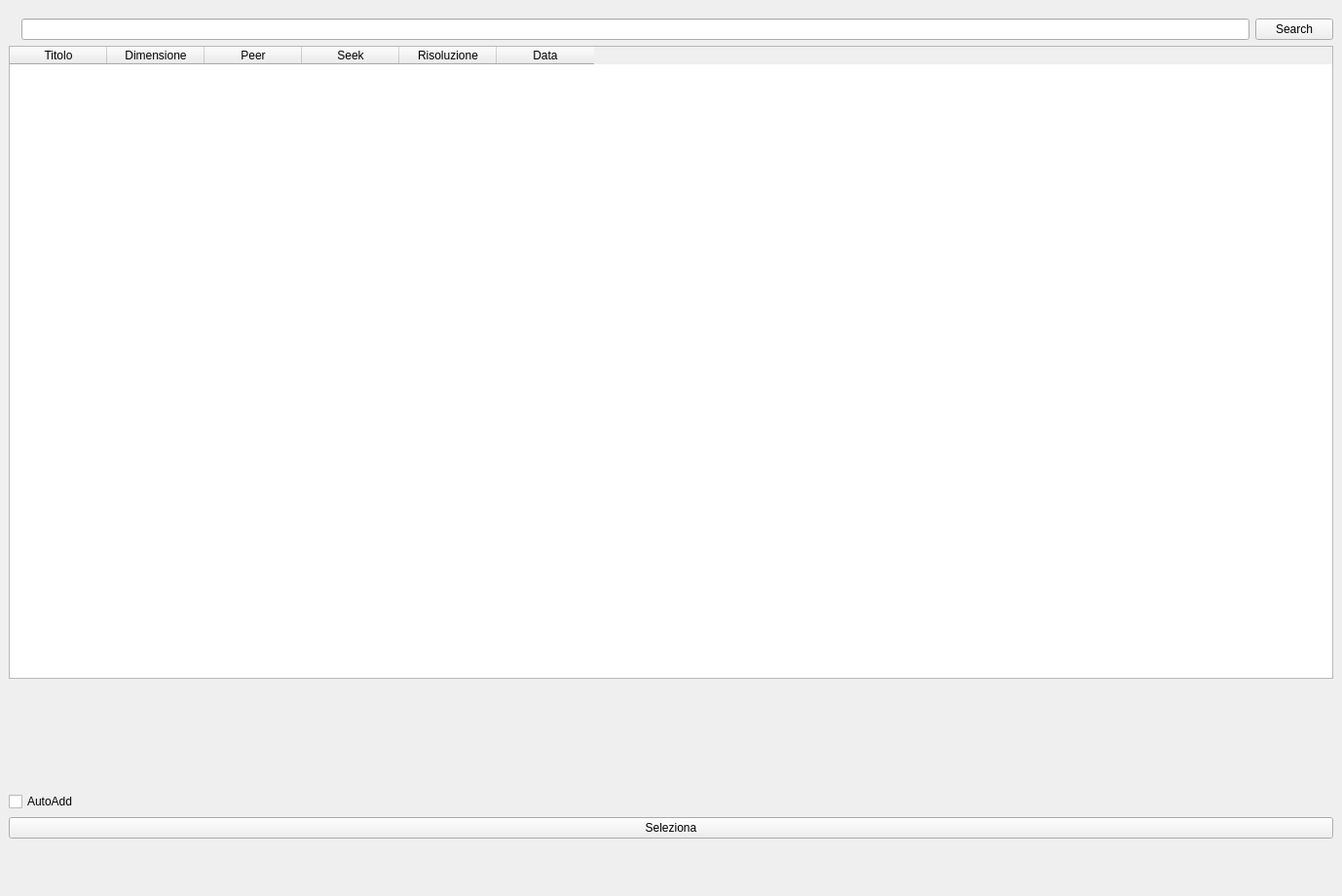
<?xml version="1.0" encoding="UTF-8"?>
<ui version="4.0">
 <class>install_window</class>
 <widget class="QMainWindow" name="install_window">
  <property name="enabled">
   <bool>true</bool>
  </property>
  <property name="geometry">
   <rect>
    <x>0</x>
    <y>0</y>
    <width>1378</width>
    <height>920</height>
   </rect>
  </property>
  <property name="minimumSize">
   <size>
    <width>300</width>
    <height>160</height>
   </size>
  </property>
  <property name="windowTitle">
   <string>MainWindow</string>
  </property>
  <property name="styleSheet">
   <string notr="true"/>
  </property>
  <widget class="QWidget" name="centralwidget">
   <layout class="QHBoxLayout" name="horizontalLayout_2">
    <item>
     <layout class="QVBoxLayout" name="verticalLayout">
      <property name="topMargin">
       <number>10</number>
      </property>
      <property name="rightMargin">
       <number>0</number>
      </property>
      <item>
       <layout class="QHBoxLayout" name="horizontalLayout">
        <property name="bottomMargin">
         <number>0</number>
        </property>
        <item>
         <layout class="QVBoxLayout" name="verticalLayout_2">
          <property name="rightMargin">
           <number>0</number>
          </property>
          <property name="bottomMargin">
           <number>0</number>
          </property>
          <item>
           <widget class="QLabel" name="logo">
            <property name="maximumSize">
             <size>
              <width>100</width>
              <height>100</height>
             </size>
            </property>
            <property name="text">
             <string/>
            </property>
            <property name="pixmap">
             <pixmap>nyaa_logo.png</pixmap>
            </property>
            <property name="scaledContents">
             <bool>true</bool>
            </property>
            <property name="alignment">
             <set>Qt::AlignCenter</set>
            </property>
            <property name="wordWrap">
             <bool>false</bool>
            </property>
           </widget>
          </item>
         </layout>
        </item>
        <item>
         <widget class="QLineEdit" name="titolo"/>
        </item>
        <item>
         <widget class="QPushButton" name="cerca">
          <property name="text">
           <string>Search</string>
          </property>
         </widget>
        </item>
       </layout>
      </item>
      <item>
       <layout class="QVBoxLayout" name="verticalLayout_3">
        <property name="bottomMargin">
         <number>50</number>
        </property>
        <item>
         <widget class="QTableWidget" name="tableWidget">
          <property name="minimumSize">
           <size>
            <width>0</width>
            <height>650</height>
           </size>
          </property>
          <property name="maximumSize">
           <size>
            <width>16777215</width>
            <height>900</height>
           </size>
          </property>
          <property name="sizeAdjustPolicy">
           <enum>QAbstractScrollArea::AdjustToContents</enum>
          </property>
          <property name="editTriggers">
           <set>QAbstractItemView::NoEditTriggers</set>
          </property>
          <property name="selectionBehavior">
           <enum>QAbstractItemView::SelectRows</enum>
          </property>
          <column>
           <property name="text">
            <string>Titolo</string>
           </property>
          </column>
          <column>
           <property name="text">
            <string>Dimensione</string>
           </property>
          </column>
          <column>
           <property name="text">
            <string>Peer</string>
           </property>
          </column>
          <column>
           <property name="text">
            <string>Seek</string>
           </property>
          </column>
          <column>
           <property name="text">
            <string>Risoluzione</string>
           </property>
          </column>
          <column>
           <property name="text">
            <string>Data</string>
           </property>
          </column>
         </widget>
        </item>
        <item>
         <spacer name="verticalSpacer_2">
          <property name="orientation">
           <enum>Qt::Vertical</enum>
          </property>
          <property name="sizeHint" stdset="0">
           <size>
            <width>20</width>
            <height>40</height>
           </size>
          </property>
         </spacer>
        </item>
        <item>
         <layout class="QVBoxLayout" name="verticalLayout_4">
          <property name="bottomMargin">
           <number>0</number>
          </property>
          <item>
           <widget class="QCheckBox" name="add">
            <property name="text">
             <string>AutoAdd</string>
            </property>
           </widget>
          </item>
          <item>
           <widget class="QPushButton" name="select">
            <property name="text">
             <string>Seleziona</string>
            </property>
           </widget>
          </item>
         </layout>
        </item>
       </layout>
      </item>
     </layout>
    </item>
   </layout>
  </widget>
 </widget>
 <resources/>
 <connections/>
</ui>
